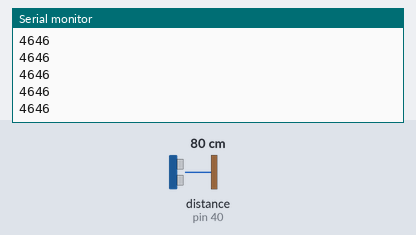
This sketch was run on a simulated Arduino Mega 2560, built with avr-gcc and run on an emulated ATmega2560. On the bench: the last lines printed to the serial monitor. Wiring (inferred from the names in the program): ultrasonic range finder: trigger pin 41; echo pin 40. The test bench sets the inputs (shaded band); at power-on: distance to the obstacle (sensor on pin 40) 80 cm. The echo pulse lasts 58.3 µs per cm.

Above: at 1.2 s.
1.3 s: distance to the obstacle (sensor on pin 40) set to 2 cm
At 2.1 s:
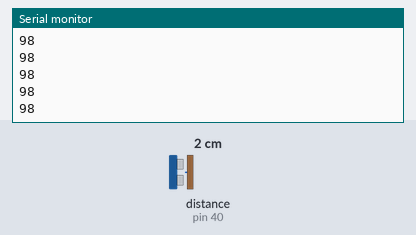
2.8 s: distance to the obstacle (sensor on pin 40) set to 4 cm
At 3.7 s:
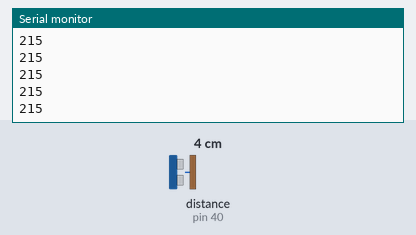
Timing chart, 0 to 5.8 s (numbered marks = the images above; inputs shaded):
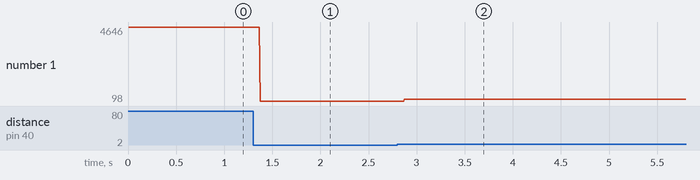

Measured:
- after the input at 1.3 s, the serial monitor: prints a new line after 0.07 s (image 1)
- after the input at 2.8 s, the serial monitor: prints a new line after 0.07 s (image 2)
- plotted number 1: 4646 → 98 after the input at 1.3 s, 98 → 215 after the input at 2.8 s

The sketch:

test.ino
```cpp
const int TRIG = 41;
const int ECHO = 40;

unsigned long duration;

void setup() {
  Serial.begin(9600);
  pinMode(ECHO, INPUT);
  pinMode(TRIG, OUTPUT);
}

void loop() {
  digitalWrite(TRIG, HIGH);
  delayMicroseconds(10);
  digitalWrite(TRIG, LOW);

  duration = pulseIn(ECHO, HIGH);

  Serial.println(duration);
}
```
